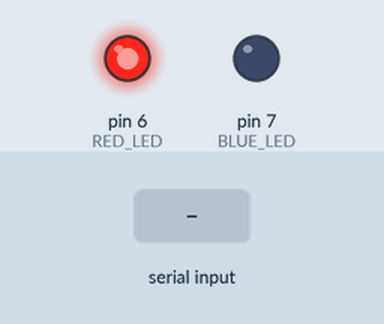
Recording of a sketch running on a simulated Arduino Uno, built with avr-gcc and run on an emulated ATmega328P. Shown: output pins drawn as LEDs (lit = HIGH). The test bench sets the inputs (shaded band). What the sketch prints to the serial monitor is not drawn.

Above: at 1.2 s.
1.3 s: ";\n" received over Serial
Timing chart, 0 to 4.3 s (numbered marks = the images above; inputs shaded):
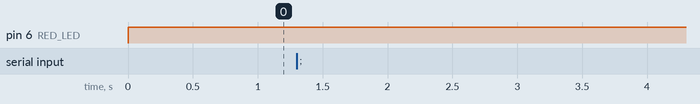

The sketch:

AmbiLightArd1-0.ino
```cpp
const int ROWS = 21;  // Adjust the number of rows as needed
const int COLS = 9;  // Adjust the number of columns as needed
const int TUPLE_SIZE = 3;  // Size of the RGB tuple

const int BLUE_LED = 7;
const int RED_LED = 6;

int get_color_array(String data){
  // Convert the received string back to 2D array format
    String rows[ROWS];
    int rowIdx = 0;

    for (int i = 0; i < data.length(); i++) {
      if (data[i] == ';') {
        rowIdx++;
      } else {
        rows[rowIdx] += data[i];
      }
    }

    int array[ROWS][COLS][TUPLE_SIZE];
    for (int i = 0; i < ROWS; i++) {
      String tuples[COLS];
      int tupIdx = 0;
      for (int j = 0; j < rows[i].length(); j++) {
        if (rows[i][j] == '|') {
          tupIdx++;
        } else {
          tuples[tupIdx] += rows[i][j];
        }
      }

      for (int k = 0; k < COLS; k++) {
        int values[TUPLE_SIZE];
        int valIdx = 0;
        String val = "";
        for (int l = 0; l < tuples[k].length(); l++) {
          if (tuples[k][l] == ',') {
            values[valIdx] = val.toInt();
            valIdx++;
            val = "";
          } else {
            val += tuples[k][l];
          }
        }
        values[valIdx] = val.toInt();
        for (int m = 0; m < TUPLE_SIZE; m++) {
          array[i][k][m] = values[m];
        }
      }
    }
    Serial.print(array[0][0][0]);
    return array;
}

void setup() {

  pinMode(BLUE_LED, OUTPUT);
  pinMode(RED_LED, OUTPUT);

  Serial.begin(9600);
  while (!Serial) {
    ; // Wait for serial port to connect. Needed for native USB
  }
}

void loop() {
  if (Serial.available() > 0) {
    String data = Serial.readStringUntil('\n');  // Read data from serial until newline character

    int color_array = get_color_array(data);
    //Serial.print(color_array[0][0][0])

    // Now you have the array back in integer format, you can use it as needed

    digitalWrite(BLUE_LED, HIGH);
    digitalWrite(RED_LED, LOW);
  }

  else{
    digitalWrite(BLUE_LED, LOW);
    digitalWrite(RED_LED, HIGH);
  }

}
```
